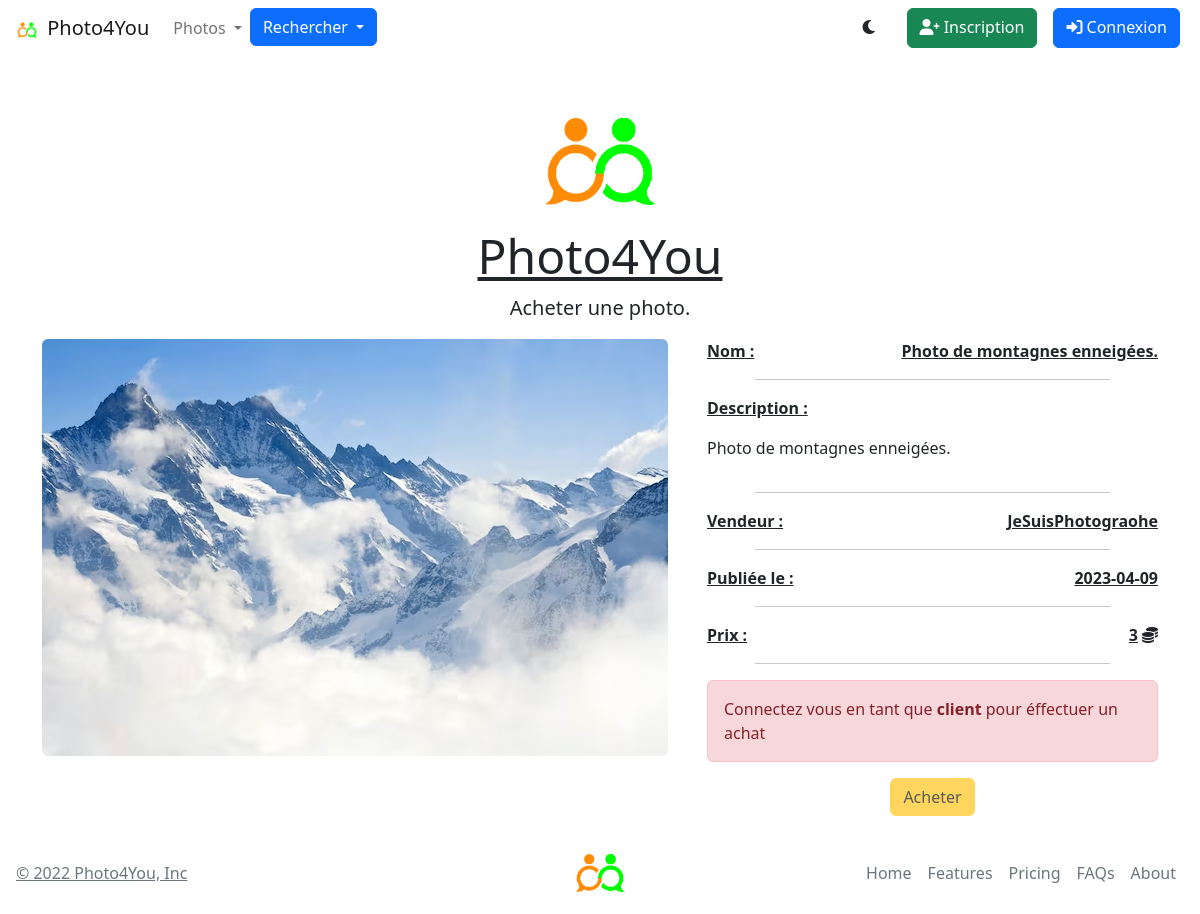
Screenshot of /voir-photo.php?id=4 with the database file from the repository.
### tables this page shows
CREATE TABLE `photos` (
  `Id` int(11) NOT NULL,
  `Nom` varchar(65) NOT NULL,
  `Description` text NOT NULL,
  `Prix` int(11) NOT NULL,
  `Vendeur` int(11) NOT NULL,
  `Proprietaire` int(11) NOT NULL,
  `Url` varchar(256) NOT NULL,
  `DatePublication` date NOT NULL,
  `DateAcquisition` date DEFAULT NULL,
  `checked` tinyint(1) NOT NULL DEFAULT 0
);

CREATE TABLE `utilisateurs` (
  `Id` int(11) NOT NULL,
  `Nom` varchar(30) NOT NULL,
  `Prenom` varchar(30) NOT NULL,
  `Type` varchar(30) NOT NULL,
  `Mail` varchar(90) NOT NULL,
  `Mdp` varchar(256) NOT NULL,
  `Credit` int(11) NOT NULL DEFAULT 0,
  `Banned` tinyint(1) NOT NULL DEFAULT 0
);

### includes/connection.inc.php (called while the page is built, shortened)
<?php
    $host = "127.0.0.1";
    $db = "photo4you2";
    $user = "root";
    $pass ="";
    try {
        $db = new PDO("mysql:host =$host;dbname=$db;charset=utf8",$user,$pass);
        $db->setAttribute(PDO::ATTR_ERRMODE, PDO::ERRMODE_EXCEPTION);
    } catch (PDOException $e) {
        echo'Echec de la connexion :' .$e->getMessage();
        die();
    }
    include_once("./includes/functions.inc.php");
    $managerPhoto = new PhotoManager($db);
?>

### classes/PhotoManager.class.php (called while the page is built, shortened)
<?php
    class PhotoManager {
        private $_db;
        public function getBuyablePhotoById($idPhoto) {
            $req = $this->_db->prepare("SELECT photos.DatePublication, utilisateurs.nom as nomVendeur, utilisateurs.id as idVendeur, photos.vendeur as vendeur,photos.description,photos.Id,Url,photos.Nom, photos.Prix, GROUP_CONCAT(categories.Nom SEPARATOR ', ') AS Categories
                                        FROM photos
                                        JOIN appartenir ON photos.Id = appartenir.Photo
                                        JOIN categories ON categories.Id = appartenir.Categorie
                                        JOIN utilisateurs ON utilisateurs.Id = photos.vendeur
                                        WHERE photos.id = :mid
                                        AND photos.vendeur = photos.proprietaire
                                        GROUP BY photos.Id");
            $req->execute(array(':mid' => $idPhoto));
            return $req->fetch(PDO::FETCH_ASSOC);
        }
        public function setDb(PDO $db) {
            $this->_db = $db;
        }
    }
?>

### voir-photo.php (the view, shortened to what this page needs)
<?php
    include_once("./includes/connection.inc.php");
    $idPhoto = htmlspecialchars($_GET['id']);
    if(!$photo = $managerPhoto->getBuyablePhotoById($idPhoto)) { header('Location: acheter.php'); }
    include_once("./includes/header.inc.php");
    echo generationEntete("Photo4You", "Acheter une photo.");
?>
<div class="container mb-3">
        <div class="row text-changing">
            <div class="col-lg-7 col-sm-12 mb-5">
                <img src="./images/ventes/<?=$photo['Url']?>" alt="Votre Image" class="img-fluid rounded grow">
            </div>
            <div class="col-lg-5 col-sm-12">
                <div class="row">
                    <div class="col d-flex justify-content-between">
                        <span class="text-decoration-underline fw-bolder">Nom :</span>
                        <span class="text-decoration-underline fw-bolder"><?= $photo['Nom']?></span>
                    </div>
                </div>
                <hr class="mx-5">
                <div class="row">
                    <div class="col">
                        <p class="text-decoration-underline fw-bolder">Description :</p>
                        <p><?= $photo['description']?></span>
                    </div>
                </div>
                <hr class="mx-5">
                <div class="row">
                    <div class="col d-flex justify-content-between">
                        <span class="text-decoration-underline fw-bolder">Vendeur :</span>
                        <span class="text-decoration-underline fw-bolder"><?= $photo['nomVendeur']?></span>
                    </div>
                </div>
                <hr class="mx-5">
                <div class="row">
                    <div class="col d-flex justify-content-between">
                        <span class="text-decoration-underline fw-bolder">Publiée le  :</span>
                        <span class="text-decoration-underline fw-bolder"><?= $photo['DatePublication']?></span>
                    </div>
                </div>
                <hr class="mx-5">
                <div class="row">
                    <div class="col d-flex justify-content-between">
                        <span class="text-decoration-underline fw-bolder">Prix :</span>
                        <span><span class="text-decoration-underline fw-bolder"><?=$photo['Prix']?></span> <i class="fas fa-coins"></i></span>
                    </div>
                </div>
                <hr class="mx-5">
                <?php if(isset($_SESSION['type']) && $_SESSION['type'] == "photographe" && $_SESSION['id'] == $photo['idVendeur']) { ?>
                    <div class="row">
                        <div class="col d-flex justify-content-center">
                            <a type="button" class="btn btn-danger" href="./voir-photo.php?delete=true&id=<?=$idPhoto?>">Supprimer</a>
                        </div>
                    </div>
                <?php } else { ?>
                    <div class="row mt-3">
                        <div class="col d-flex justify-content-center">
                            <div class="alert alert-danger">
                                Connectez vous en tant que <span class="fw-bolder">client</span> pour éffectuer un achat
                            </div>
                        </div>
                    </div>
                    <div class="row">
                        <div class="col d-flex justify-content-center">
                            <button type="button" class="btn btn-warning disabled">Acheter</button>
                        </div>
                    </div>
                <?php } ?>
            </div>
        </div>
    </div>
<?php
    include_once("./includes/footer.inc.php");
?>

### styles/style.css (style rules this page uses)
.grow { transition: transform 0.7s; }

### rows the page displays
photos: Url (picture), Nom "Photo de montagnes enneigées.", Description "Photo de montagnes enneigées.", Vendeur.Nom "JeSuisPhotograohe", DatePublication "2023-04-09", Prix "3"

### other values shown
$titre "Photo4You"
$sous_titre "Acheter une photo."
